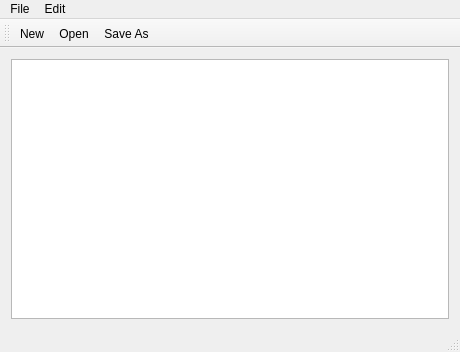
<?xml version="1.0" encoding="UTF-8"?>
<ui version="4.0">
 <class>MainWindow</class>
 <widget class="QMainWindow" name="MainWindow">
  <property name="geometry">
   <rect>
    <x>0</x>
    <y>0</y>
    <width>460</width>
    <height>352</height>
   </rect>
  </property>
  <property name="windowTitle">
   <string>MainWindow</string>
  </property>
  <widget class="QWidget" name="centralWidget">
   <layout class="QVBoxLayout" name="verticalLayout_2">
    <item>
     <layout class="QVBoxLayout" name="verticalLayout">
      <item>
       <widget class="QTextEdit" name="textEdit"/>
      </item>
     </layout>
    </item>
   </layout>
  </widget>
  <widget class="QMenuBar" name="menuBar">
   <property name="geometry">
    <rect>
     <x>0</x>
     <y>0</y>
     <width>460</width>
     <height>20</height>
    </rect>
   </property>
   <widget class="QMenu" name="menuFile">
    <property name="title">
     <string>File</string>
    </property>
    <addaction name="actionNew"/>
    <addaction name="actionOpen"/>
    <addaction name="actionSave_As"/>
    <addaction name="actionPrint"/>
    <addaction name="actionExit"/>
   </widget>
   <widget class="QMenu" name="menuEdit">
    <property name="title">
     <string>Edit</string>
    </property>
    <addaction name="actionCopy"/>
    <addaction name="actionPaste"/>
    <addaction name="actionCut"/>
    <addaction name="actionUndo"/>
    <addaction name="actionRedo"/>
   </widget>
   <addaction name="menuFile"/>
   <addaction name="menuEdit"/>
  </widget>
  <widget class="QToolBar" name="mainToolBar">
   <attribute name="toolBarArea">
    <enum>TopToolBarArea</enum>
   </attribute>
   <attribute name="toolBarBreak">
    <bool>false</bool>
   </attribute>
   <addaction name="actionNew"/>
   <addaction name="actionOpen"/>
   <addaction name="actionSave_As"/>
  </widget>
  <widget class="QStatusBar" name="statusBar"/>
  <action name="actionNew">
   <property name="icon">
    <iconset>
     <normalon>:/imgs/imgs/New.bmp</normalon>
    </iconset>
   </property>
   <property name="text">
    <string>New</string>
   </property>
  </action>
  <action name="actionOpen">
   <property name="icon">
    <iconset resource="resources.qrc">
     <normaloff>:/imgs/imgs/Open.bmp</normaloff>:/imgs/imgs/Open.bmp</iconset>
   </property>
   <property name="text">
    <string>Open</string>
   </property>
  </action>
  <action name="actionSave_As">
   <property name="icon">
    <iconset>
     <normalon>:/imgs/imgs/Save.bmp</normalon>
    </iconset>
   </property>
   <property name="text">
    <string>Save As</string>
   </property>
  </action>
  <action name="actionPrint">
   <property name="icon">
    <iconset>
     <normalon>:/imgs/imgs/Highlight.bmp</normalon>
    </iconset>
   </property>
   <property name="text">
    <string>Print</string>
   </property>
  </action>
  <action name="actionExit">
   <property name="icon">
    <iconset>
     <normalon>:/imgs/imgs/DeleteSticky.bmp</normalon>
    </iconset>
   </property>
   <property name="text">
    <string>Exit</string>
   </property>
  </action>
  <action name="actionCopy">
   <property name="icon">
    <iconset>
     <normalon>:/imgs/imgs/Icons</normalon>
    </iconset>
   </property>
   <property name="text">
    <string>Copy</string>
   </property>
  </action>
  <action name="actionPaste">
   <property name="icon">
    <iconset>
     <normalon>:/imgs/imgs/Paste.bmp</normalon>
    </iconset>
   </property>
   <property name="text">
    <string>Paste</string>
   </property>
  </action>
  <action name="actionCut">
   <property name="icon">
    <iconset>
     <normalon>:/imgs/imgs/Cut.bmp</normalon>
    </iconset>
   </property>
   <property name="text">
    <string>Cut</string>
   </property>
  </action>
  <action name="actionUndo">
   <property name="icon">
    <iconset>
     <normalon>:/imgs/imgs/DeleteSticky.bmp</normalon>
    </iconset>
   </property>
   <property name="text">
    <string>Undo</string>
   </property>
  </action>
  <action name="actionRedo">
   <property name="icon">
    <iconset>
     <normalon>:/imgs/imgs/Highlight.bmp</normalon>
    </iconset>
   </property>
   <property name="text">
    <string>Redo</string>
   </property>
  </action>
 </widget>
 <layoutdefault spacing="6" margin="11"/>
 <resources>
  <include location="resources.qrc"/>
 </resources>
 <connections/>
</ui>
